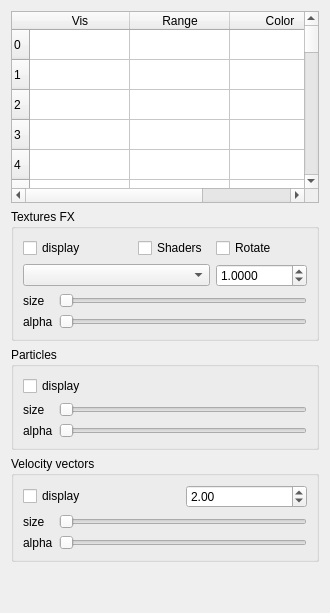
     <widget class="QWidget" name="tab_particles">
      <attribute name="title">
       <string>Particles</string>
      </attribute>
      <layout class="QGridLayout" name="gridLayout_8">
       <item row="2" column="0">
        <widget class="QGroupBox" name="groupBox">
         <property name="sizePolicy">
          <sizepolicy hsizetype="Expanding" vsizetype="Fixed">
           <horstretch>0</horstretch>
           <verstretch>0</verstretch>
          </sizepolicy>
         </property>
         <property name="title">
          <string>Particles</string>
         </property>
         <layout class="QGridLayout" name="gridLayout_3">
          <item row="0" column="0" colspan="2">
           <widget class="QCheckBox" name="part_check">
            <property name="text">
             <string>display</string>
            </property>
           </widget>
          </item>
          <item row="1" column="0">
           <widget class="QLabel" name="label">
            <property name="text">
             <string>size</string>
            </property>
           </widget>
          </item>
          <item row="1" column="1">
           <widget class="QSlider" name="part_slide_size">
            <property name="cursor">
             <cursorShape>PointingHandCursor</cursorShape>
            </property>
            <property name="minimum">
             <number>1</number>
            </property>
            <property name="maximum">
             <number>999</number>
            </property>
            <property name="pageStep">
             <number>10</number>
            </property>
            <property name="orientation">
             <enum>Qt::Horizontal</enum>
            </property>
           </widget>
          </item>
          <item row="2" column="0">
           <widget class="QLabel" name="label_3">
            <property name="text">
             <string>alpha</string>
            </property>
           </widget>
          </item>
          <item row="2" column="1">
           <widget class="QSlider" name="part_slide_alpha">
            <property name="cursor">
             <cursorShape>PointingHandCursor</cursorShape>
            </property>
            <property name="minimum">
             <number>0</number>
            </property>
            <property name="maximum">
             <number>255</number>
            </property>
            <property name="orientation">
             <enum>Qt::Horizontal</enum>
            </property>
           </widget>
          </item>
         </layout>
        </widget>
       </item>
       <item row="3" column="0">
        <widget class="QGroupBox" name="groupBox_2">
         <property name="enabled">
          <bool>true</bool>
         </property>
         <property name="sizePolicy">
          <sizepolicy hsizetype="Expanding" vsizetype="Fixed">
           <horstretch>2</horstretch>
           <verstretch>0</verstretch>
          </sizepolicy>
         </property>
         <property name="title">
          <string>Velocity vectors</string>
         </property>
         <property name="flat">
          <bool>false</bool>
         </property>
         <property name="checkable">
          <bool>false</bool>
         </property>
         <layout class="QGridLayout" name="gridLayout_6">
          <item row="0" column="0" colspan="2">
           <widget class="QCheckBox" name="vel_check">
            <property name="text">
             <string>display</string>
            </property>
           </widget>
          </item>
          <item row="1" column="0">
           <widget class="QLabel" name="label_2">
            <property name="sizePolicy">
             <sizepolicy hsizetype="Fixed" vsizetype="Preferred">
              <horstretch>0</horstretch>
              <verstretch>0</verstretch>
             </sizepolicy>
            </property>
            <property name="text">
             <string>size</string>
            </property>
           </widget>
          </item>
          <item row="1" column="1" colspan="2">
           <widget class="QSlider" name="vel_slide_size">
            <property name="sizePolicy">
             <sizepolicy hsizetype="Expanding" vsizetype="Fixed">
              <horstretch>0</horstretch>
              <verstretch>0</verstretch>
             </sizepolicy>
            </property>
            <property name="cursor">
             <cursorShape>PointingHandCursor</cursorShape>
            </property>
            <property name="minimum">
             <number>1</number>
            </property>
            <property name="maximum">
             <number>999</number>
            </property>
            <property name="orientation">
             <enum>Qt::Horizontal</enum>
            </property>
           </widget>
          </item>
          <item row="2" column="0">
           <widget class="QLabel" name="label_6">
            <property name="text">
             <string>alpha</string>
            </property>
           </widget>
          </item>
          <item row="2" column="1" colspan="2">
           <widget class="QSlider" name="vel_slide_alpha">
            <property name="cursor">
             <cursorShape>PointingHandCursor</cursorShape>
            </property>
            <property name="maximum">
             <number>255</number>
            </property>
            <property name="orientation">
             <enum>Qt::Horizontal</enum>
            </property>
           </widget>
          </item>
          <item row="0" column="2">
           <widget class="QDoubleSpinBox" name="vel_spin">
            <property name="sizePolicy">
             <sizepolicy hsizetype="Preferred" vsizetype="Fixed">
              <horstretch>0</horstretch>
              <verstretch>0</verstretch>
             </sizepolicy>
            </property>
            <property name="value">
             <double>2.000000000000000</double>
            </property>
           </widget>
          </item>
         </layout>
        </widget>
       </item>
       <item row="0" column="0">
        <widget class="QTableWidget" name="range_table">
         <property name="enabled">
          <bool>true</bool>
         </property>
         <property name="minimumSize">
          <size>
           <width>308</width>
           <height>0</height>
          </size>
         </property>
         <property name="toolTip">
          <string>&lt;html&gt;&lt;head&gt;&lt;meta name=&quot;qrichtext&quot; content=&quot;1&quot; /&gt;&lt;style type=&quot;text/css&quot;&gt;
p, li { white-space: pre-wrap; }
&lt;/style&gt;&lt;/head&gt;&lt;body style=&quot; font-family:'Sans Serif'; font-size:9pt; font-weight:400; font-style:normal;&quot;&gt;
&lt;p style=&quot; margin-top:0px; margin-bottom:0px; margin-left:0px; margin-right:0px; -qt-block-indent:0; text-indent:0px;&quot;&gt;&lt;span style=&quot; font-weight:600; text-decoration: underline;&quot;&gt;Column VIS:&lt;/span&gt;&lt;/p&gt;
&lt;p style=&quot; margin-top:0px; margin-bottom:0px; margin-left:0px; margin-right:0px; -qt-block-indent:0; text-indent:0px;&quot;&gt;check to display the object&lt;/p&gt;
&lt;p style=&quot;-qt-paragraph-type:empty; margin-top:0px; margin-bottom:0px; margin-left:0px; margin-right:0px; -qt-block-indent:0; text-indent:0px;&quot;&gt;&lt;/p&gt;
&lt;p style=&quot; margin-top:0px; margin-bottom:0px; margin-left:0px; margin-right:0px; -qt-block-indent:0; text-indent:0px;&quot;&gt;&lt;span style=&quot; font-weight:600; text-decoration: underline;&quot;&gt;Column RANGE:&lt;/span&gt;&lt;/p&gt;
&lt;p style=&quot; margin-top:0px; margin-bottom:0px; margin-left:0px; margin-right:0px; -qt-block-indent:0; text-indent:0px;&quot;&gt;You have to enter a range of particles using the following syntax:&lt;/p&gt;
&lt;p style=&quot; margin-top:0px; margin-bottom:0px; margin-left:0px; margin-right:0px; -qt-block-indent:0; text-indent:0px;&quot;&gt;&lt;span style=&quot; font-weight:600;&quot;&gt;first:last[:step]&lt;/span&gt;&lt;/p&gt;
&lt;p style=&quot; margin-top:0px; margin-bottom:0px; margin-left:0px; margin-right:0px; -qt-block-indent:0; text-indent:0px;&quot;&gt;where:&lt;/p&gt;
&lt;p style=&quot; margin-top:0px; margin-bottom:0px; margin-left:0px; margin-right:0px; -qt-block-indent:0; text-indent:0px;&quot;&gt;- &lt;span style=&quot; font-weight:600;&quot;&gt;first&lt;/span&gt; is the first particle index in the range&lt;/p&gt;
&lt;p style=&quot; margin-top:0px; margin-bottom:0px; margin-left:0px; margin-right:0px; -qt-block-indent:0; text-indent:0px;&quot;&gt;- &lt;span style=&quot; font-weight:600;&quot;&gt;last&lt;/span&gt; is the last particle index in the range&lt;/p&gt;
&lt;p style=&quot; margin-top:0px; margin-bottom:0px; margin-left:0px; margin-right:0px; -qt-block-indent:0; text-indent:0px;&quot;&gt;- &lt;span style=&quot; font-weight:600;&quot;&gt;step&lt;/span&gt; is an optionnal step value&lt;/p&gt;
&lt;p style=&quot;-qt-paragraph-type:empty; margin-top:0px; margin-bottom:0px; margin-left:0px; margin-right:0px; -qt-block-indent:0; text-indent:0px;&quot;&gt;&lt;/p&gt;
&lt;p style=&quot; margin-top:0px; margin-bottom:0px; margin-left:0px; margin-right:0px; -qt-block-indent:0; text-indent:0px;&quot;&gt;&lt;span style=&quot; font-style:italic; text-decoration: underline;&quot;&gt;example:&lt;/span&gt;&lt;/p&gt;
&lt;p style=&quot; margin-top:0px; margin-bottom:0px; margin-left:0px; margin-right:0px; -qt-block-indent:0; text-indent:0px;&quot;&gt;0:999    select the first 1000 particles&lt;/p&gt;
&lt;p style=&quot; margin-top:0px; margin-bottom:0px; margin-left:0px; margin-right:0px; -qt-block-indent:0; text-indent:0px;&quot;&gt;10:999:10 select 1 particle over 10 from index 0 to 999&lt;/p&gt;
&lt;p style=&quot;-qt-paragraph-type:empty; margin-top:0px; margin-bottom:0px; margin-left:0px; margin-right:0px; -qt-block-indent:0; text-indent:0px;&quot;&gt;&lt;/p&gt;
&lt;p style=&quot; margin-top:0px; margin-bottom:0px; margin-left:0px; margin-right:0px; -qt-block-indent:0; text-indent:0px;&quot;&gt;&lt;span style=&quot; font-weight:600; text-decoration: underline;&quot;&gt;Column COLOR:&lt;/span&gt;&lt;/p&gt;
&lt;p style=&quot; margin-top:0px; margin-bottom:0px; margin-left:0px; margin-right:0px; -qt-block-indent:0; text-indent:0px;&quot;&gt;click to change the color&lt;/p&gt;&lt;/body&gt;&lt;/html&gt;</string>
         </property>
         <property name="horizontalScrollBarPolicy">
          <enum>Qt::ScrollBarAsNeeded</enum>
         </property>
         <property name="selectionMode">
          <enum>QAbstractItemView::SingleSelection</enum>
         </property>
         <property name="selectionBehavior">
          <enum>QAbstractItemView::SelectRows</enum>
         </property>
         <property name="showGrid">
          <bool>true</bool>
         </property>
         <property name="gridStyle">
          <enum>Qt::SolidLine</enum>
         </property>
         <property name="rowCount">
          <number>30</number>
         </property>
         <property name="columnCount">
          <number>3</number>
         </property>
         <row>
          <property name="text">
           <string>0</string>
          </property>
         </row>
         <row>
          <property name="text">
           <string>1</string>
          </property>
         </row>
         <row>
          <property name="text">
           <string>2</string>
          </property>
         </row>
         <row>
          <property name="text">
           <string>3</string>
          </property>
         </row>
         <row>
          <property name="text">
           <string>4</string>
          </property>
         </row>
         <row>
          <property name="text">
           <string>5</string>
          </property>
         </row>
         <row>
          <property name="text">
           <string>6</string>
          </property>
         </row>
         <row>
          <property name="text">
           <string>7</string>
          </property>
         </row>
         <row>
          <property name="text">
           <string>8</string>
          </property>
         </row>
         <row>
          <property name="text">
           <string>9</string>
          </property>
         </row>
         <row>
          <property name="text">
           <string>10</string>
          </property>
         </row>
         <row>
          <property name="text">
           <string>11</string>
          </property>
         </row>
         <row>
          <property name="text">
           <string>12</string>
          </property>
         </row>
         <row>
          <property name="text">
           <string>13</string>
          </property>
         </row>
         <row>
          <property name="text">
           <string>14</string>
          </property>
         </row>
         <row>
          <property name="text">
           <string>15</string>
          </property>
         </row>
         <row>
          <property name="text">
           <string>16</string>
          </property>
         </row>
         <row>
          <property name="text">
           <string>17</string>
          </property>
         </row>
         <row>
          <property name="text">
           <string>18</string>
          </property>
         </row>
         <row>
          <property name="text">
           <string>19</string>
          </property>
         </row>
         <row>
          <property name="text">
           <string>20</string>
          </property>
         </row>
         <row>
          <property name="text">
           <string>21</string>
          </property>
         </row>
         <row>
          <property name="text">
           <string>22</string>
          </property>
         </row>
         <row>
          <property name="text">
           <string>23</string>
          </property>
         </row>
         <row>
          <property name="text">
           <string>24</string>
          </property>
         </row>
         <row>
          <property name="text">
           <string>25</string>
          </property>
         </row>
         <row>
          <property name="text">
           <string>26</string>
          </property>
         </row>
         <row>
          <property name="text">
           <string>27</string>
          </property>
         </row>
         <row>
          <property name="text">
           <string>28</string>
          </property>
         </row>
         <row>
          <property name="text">
           <string>29</string>
          </property>
         </row>
         <column>
          <property name="text">
           <string>Vis</string>
          </property>
         </column>
         <column>
          <property name="text">
           <string>Range</string>
          </property>
         </column>
         <column>
          <property name="text">
           <string>Color</string>
          </property>
         </column>
        </widget>
       </item>
       <item row="1" column="0">
        <widget class="QGroupBox" name="groupBox_5">
         <property name="sizePolicy">
          <sizepolicy hsizetype="Preferred" vsizetype="Fixed">
           <horstretch>0</horstretch>
           <verstretch>0</verstretch>
          </sizepolicy>
         </property>
         <property name="title">
          <string>Textures FX</string>
         </property>
         <layout class="QGridLayout" name="gridLayout">
          <item row="0" column="2">
           <widget class="QCheckBox" name="gaz_glsl_check">
            <property name="toolTip">
             <string comment="if checked,">When enabled and if your video card have GLSL support, shaders engine will be used.</string>
            </property>
            <property name="text">
             <string>Shaders</string>
            </property>
            <property name="checked">
             <bool>false</bool>
            </property>
           </widget>
          </item>
          <item row="1" column="0" colspan="3">
           <widget class="QComboBox" name="texture_box">
            <property name="sizePolicy">
             <sizepolicy hsizetype="Expanding" vsizetype="Fixed">
              <horstretch>0</horstretch>
              <verstretch>0</verstretch>
             </sizepolicy>
            </property>
            <property name="toolTip">
             <string>&lt;html&gt;&lt;head&gt;&lt;meta name=&quot;qrichtext&quot; content=&quot;1&quot; /&gt;&lt;style type=&quot;text/css&quot;&gt;
p, li { white-space: pre-wrap; }
&lt;/style&gt;&lt;/head&gt;&lt;body style=&quot; font-family:'Sans Serif'; font-size:9pt; font-weight:400; font-style:normal;&quot;&gt;
&lt;p style=&quot; margin-top:0px; margin-bottom:0px; margin-left:0px; margin-right:0px; -qt-block-indent:0; text-indent:0px;&quot;&gt;Select the texture you want apply on the Object particles.&lt;/p&gt;&lt;/body&gt;&lt;/html&gt;</string>
            </property>
           </widget>
          </item>
          <item row="3" column="0">
           <widget class="QLabel" name="label_5">
            <property name="text">
             <string>alpha</string>
            </property>
           </widget>
          </item>
          <item row="0" column="0" colspan="2">
           <widget class="QCheckBox" name="gaz_check">
            <property name="toolTip">
             <string>&lt;html&gt;&lt;head&gt;&lt;meta name=&quot;qrichtext&quot; content=&quot;1&quot; /&gt;&lt;style type=&quot;text/css&quot;&gt;
p, li { white-space: pre-wrap; }
&lt;/style&gt;&lt;/head&gt;&lt;body style=&quot; font-family:'Sans Serif'; font-size:9pt; font-weight:400; font-style:normal;&quot;&gt;
&lt;p style=&quot; margin-top:0px; margin-bottom:0px; margin-left:0px; margin-right:0px; -qt-block-indent:0; text-indent:0px;&quot;&gt;Enable texture effect on particles&lt;/p&gt;&lt;/body&gt;&lt;/html&gt;</string>
            </property>
            <property name="text">
             <string>display</string>
            </property>
           </widget>
          </item>
          <item row="3" column="1" colspan="3">
           <widget class="QSlider" name="gaz_slide_alpha">
            <property name="sizePolicy">
             <sizepolicy hsizetype="Expanding" vsizetype="Fixed">
              <horstretch>0</horstretch>
              <verstretch>0</verstretch>
             </sizepolicy>
            </property>
            <property name="cursor">
             <cursorShape>PointingHandCursor</cursorShape>
            </property>
            <property name="maximum">
             <number>255</number>
            </property>
            <property name="orientation">
             <enum>Qt::Horizontal</enum>
            </property>
           </widget>
          </item>
          <item row="1" column="3">
           <widget class="QDoubleSpinBox" name="texture_spin">
            <property name="sizePolicy">
             <sizepolicy hsizetype="Fixed" vsizetype="Fixed">
              <horstretch>0</horstretch>
              <verstretch>0</verstretch>
             </sizepolicy>
            </property>
            <property name="toolTip">
             <string>&lt;html&gt;&lt;head&gt;&lt;meta name=&quot;qrichtext&quot; content=&quot;1&quot; /&gt;&lt;style type=&quot;text/css&quot;&gt;
p, li { white-space: pre-wrap; }
&lt;/style&gt;&lt;/head&gt;&lt;body style=&quot; font-family:'Sans Serif'; font-size:9pt; font-weight:400; font-style:normal;&quot;&gt;
&lt;p style=&quot; margin-top:0px; margin-bottom:0px; margin-left:0px; margin-right:0px; -qt-block-indent:0; text-indent:0px;&quot;&gt;Maximum size of the texture&lt;/p&gt;&lt;/body&gt;&lt;/html&gt;</string>
            </property>
            <property name="decimals">
             <number>4</number>
            </property>
            <property name="maximum">
             <double>10000.000000000000000</double>
            </property>
            <property name="singleStep">
             <double>0.100000000000000</double>
            </property>
            <property name="value">
             <double>1.000000000000000</double>
            </property>
           </widget>
          </item>
          <item row="0" column="3">
           <widget class="QCheckBox" name="gaz_rot_check">
            <property name="toolTip">
             <string comment="If enable, textures will be rotated">&lt;html&gt;&lt;head&gt;&lt;meta name=&quot;qrichtext&quot; content=&quot;1&quot; /&gt;&lt;style type=&quot;text/css&quot;&gt;
p, li { white-space: pre-wrap; }
&lt;/style&gt;&lt;/head&gt;&lt;body style=&quot; font-family:'Sans Serif'; font-size:9pt; font-weight:400; font-style:normal;&quot;&gt;
&lt;p style=&quot; margin-top:0px; margin-bottom:0px; margin-left:0px; margin-right:0px; -qt-block-indent:0; text-indent:0px;&quot;&gt;When enable, textures are rotating to increase the randomization.&lt;/p&gt;&lt;/body&gt;&lt;/html&gt;</string>
            </property>
            <property name="text">
             <string>Rotate</string>
            </property>
           </widget>
          </item>
          <item row="2" column="0">
           <widget class="QLabel" name="label_4">
            <property name="sizePolicy">
             <sizepolicy hsizetype="Fixed" vsizetype="Preferred">
              <horstretch>0</horstretch>
              <verstretch>0</verstretch>
             </sizepolicy>
            </property>
            <property name="text">
             <string>size</string>
            </property>
           </widget>
          </item>
          <item row="2" column="1" colspan="3">
           <widget class="QSlider" name="gaz_slide_size">
            <property name="sizePolicy">
             <sizepolicy hsizetype="Expanding" vsizetype="Fixed">
              <horstretch>0</horstretch>
              <verstretch>0</verstretch>
             </sizepolicy>
            </property>
            <property name="cursor">
             <cursorShape>PointingHandCursor</cursorShape>
            </property>
            <property name="minimum">
             <number>1</number>
            </property>
            <property name="maximum">
             <number>999</number>
            </property>
            <property name="orientation">
             <enum>Qt::Horizontal</enum>
            </property>
           </widget>
          </item>
         </layout>
        </widget>
       </item>
       <item row="4" column="0">
        <spacer name="verticalSpacer_3">
         <property name="orientation">
          <enum>Qt::Vertical</enum>
         </property>
         <property name="sizeHint" stdset="0">
          <size>
           <width>20</width>
           <height>40</height>
          </size>
         </property>
        </spacer>
       </item>
      </layout>
     </widget>
